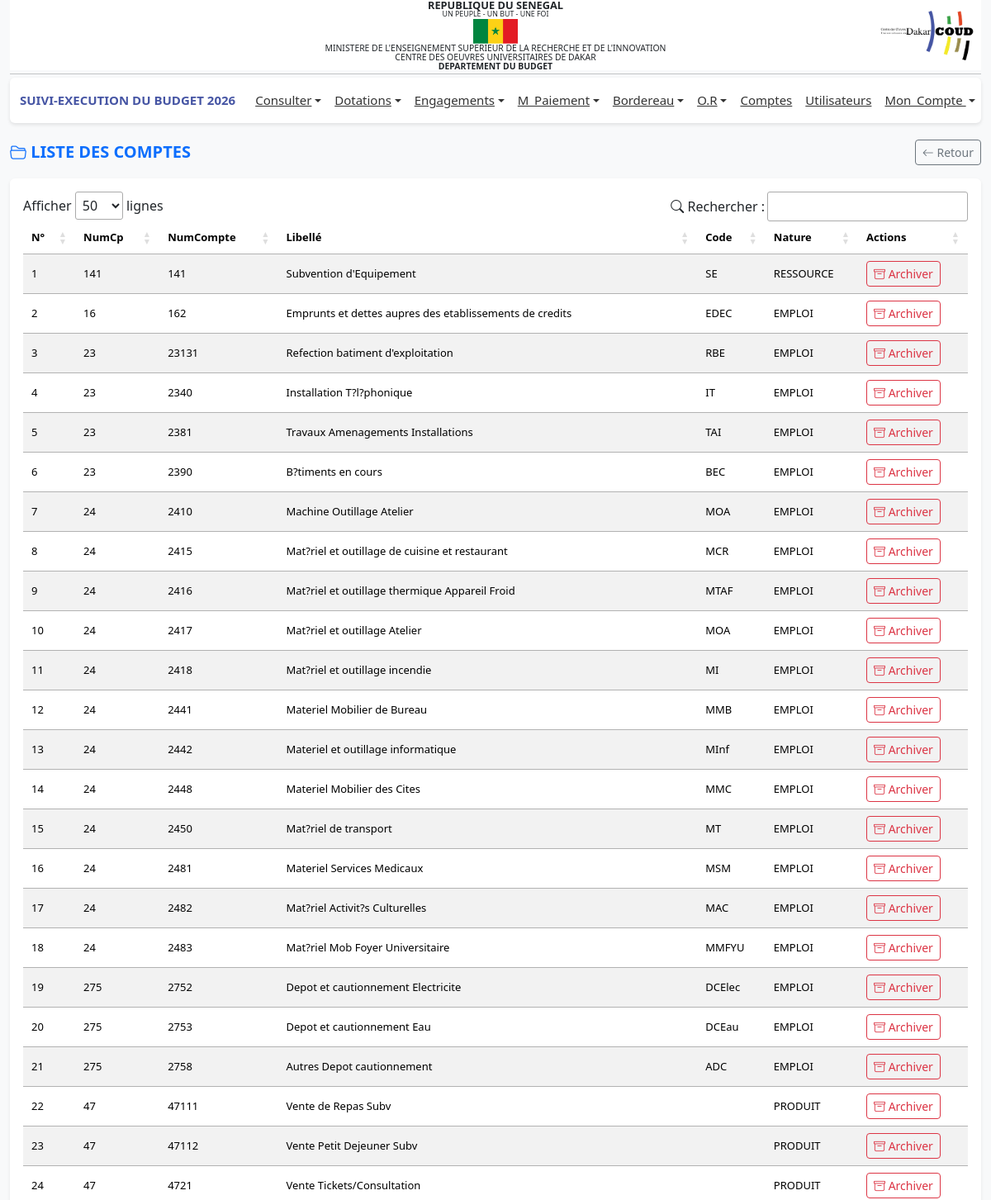
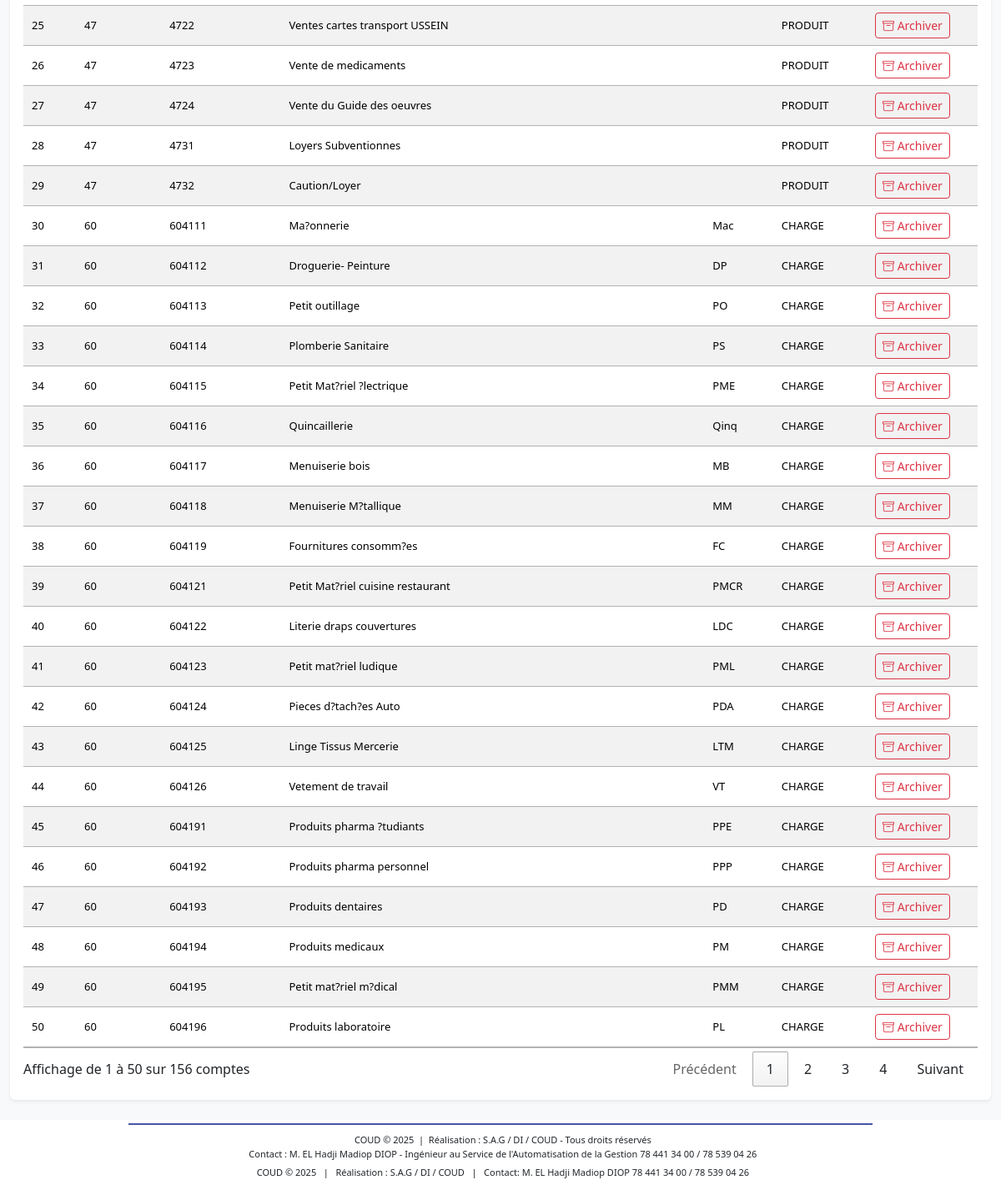
Page /profiles/dba/liste_compte.php (signed in) on the earlier database version (2 pictures, top to bottom).
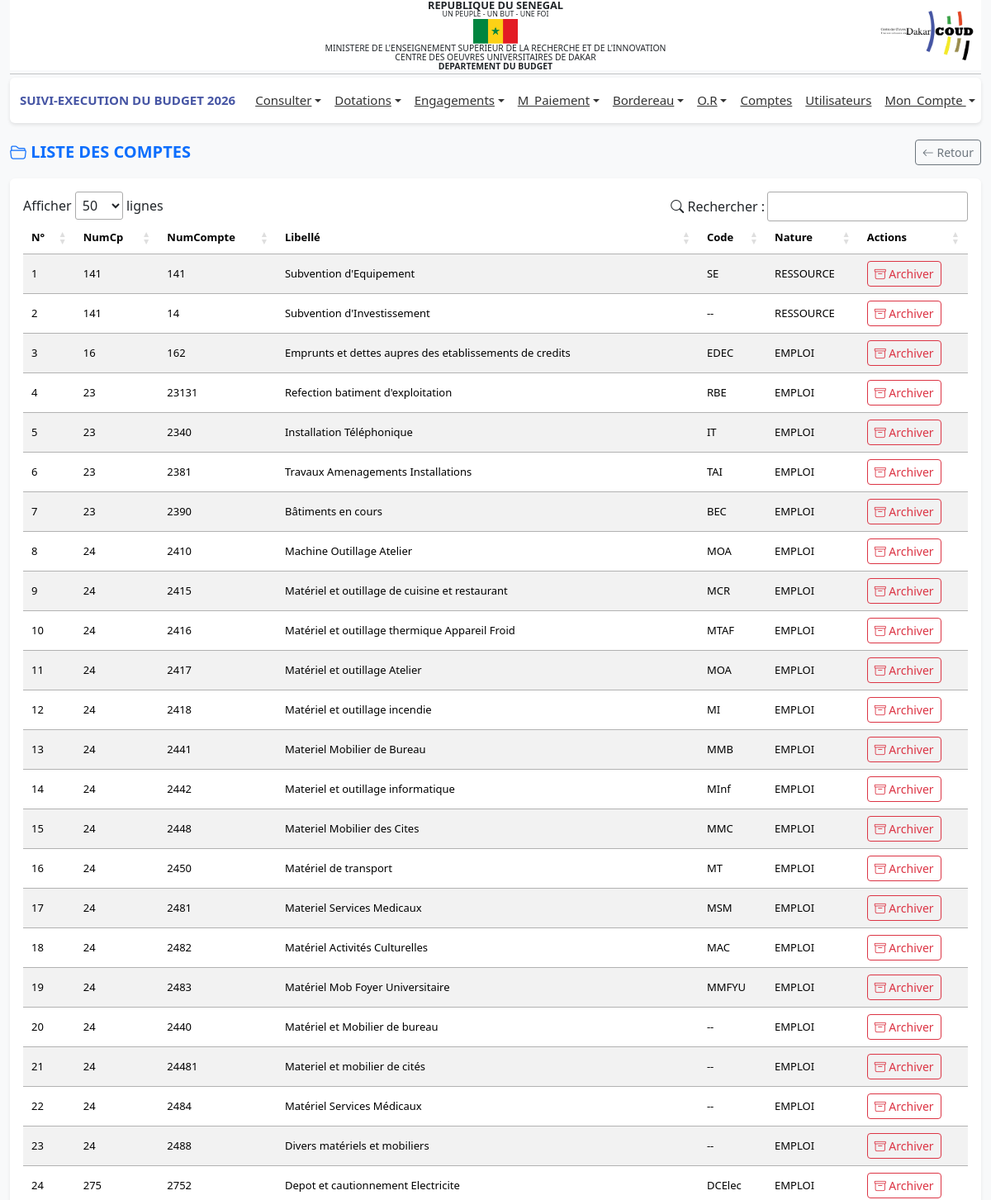
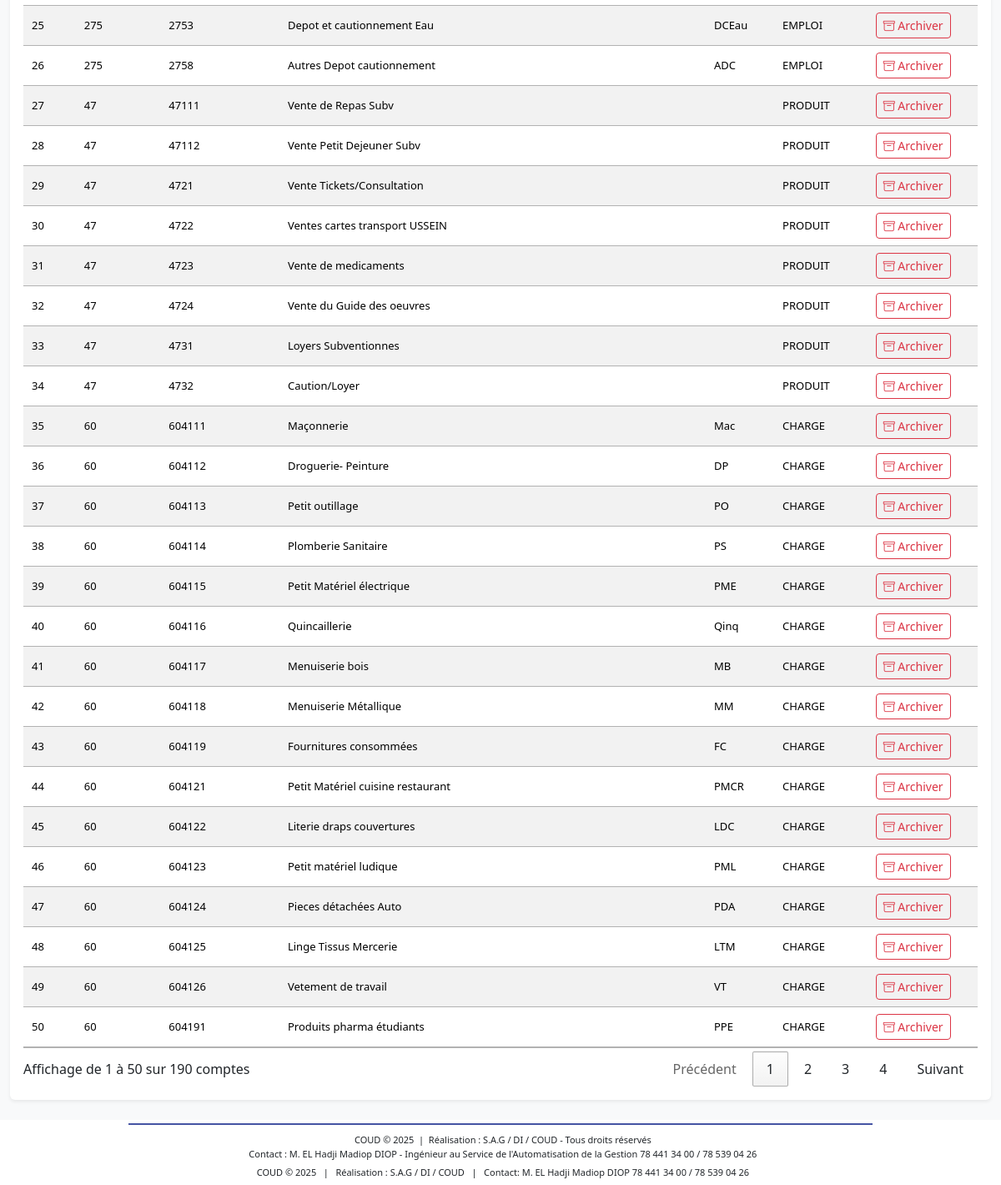
Same page on the later database version (2 pictures, top to bottom).
### tables this page shows
CREATE TABLE IF NOT EXISTS `bud_compte` (
  `idCompte` int NOT NULL AUTO_INCREMENT,
  `numCompte` varchar(100) DEFAULT NULL,
  `code` varchar(50) DEFAULT NULL,
  `dateSys` datetime DEFAULT CURRENT_TIMESTAMP,
  `libelle` varchar(255) DEFAULT NULL,
  `idCp` int DEFAULT NULL,
  PRIMARY KEY (`idCompte`),
  UNIQUE KEY `numCompte` (`numCompte`),
  KEY `idCp` (`idCp`)
);

CREATE TABLE IF NOT EXISTS `bud_comptep` (
  `idCp` int NOT NULL AUTO_INCREMENT,
  `numCp` varchar(50) DEFAULT NULL,
  `libelle` varchar(255) DEFAULT NULL,
  `dateSys` datetime DEFAULT CURRENT_TIMESTAMP,
  `nature` varchar(50) NOT NULL,
  `type` varchar(50) DEFAULT 'fonctionnement',
  PRIMARY KEY (`idCp`)
);

### includes/fonctions.php (called while the page is built, shortened)
<?php
function connexionBD()
{
    $connexion = mysqli_connect('localhost', 'root', '', 'budget_db_2024') or
        die('Serveur inaccessible. Merci de reessayer plus tard.');
    return $connexion;
}
$connexion = connexionBD();
function getAllCompte()
{
    global $connexion;
    $query = 'SELECT c.numCompte,c.code, c.libelle, cp.numCp, cp.nature FROM bud_compte As c JOIN bud_compteP As cp ON c.idCp=cp.idCp ORDER BY cp.numCp ASC';
    $result = $connexion->query($query);
    if ($result->num_rows > 0) {
        return $result->fetch_all(MYSQLI_ASSOC);
    } else {
        return [];
    }
}
?>

### profiles/dba/liste_compte.php (the view, shortened to what this page needs)
<?php include '../../includes/fonctions.php';?>
<?php include '../../includes/header.php';?>
<link rel="stylesheet" href="https://cdn.datatables.net/1.13.6/css/jquery.dataTables.min.css">
<link rel="stylesheet" href="https://cdn.jsdelivr.net/npm/bootstrap-icons@1.11.3/font/bootstrap-icons.css">
<main class="container-fluid mt-3">
    <div class="d-flex justify-content-between align-items-center mb-3">
        <h5 class="mb-0 text-primary fw-bold">
            <i class="bi bi-folder2-open"></i> LISTE DES COMPTES
        </h5>
        <a href="javascript:history.back()" class="btn btn-outline-secondary btn-sm">
            <i class="bi bi-arrow-left"></i> Retour
        </a>
    </div>
    <div class="card shadow-sm border-0">
        <div class="card-body">
            <table id="tableComptes" class="table table-striped table-hover align-middle">
                <thead class="text-white" style="background-color: #4655a4;">
                    <tr>
                        <th>N°</th>
                        <th>NumCp</th>
                        <th>NumCompte</th>
                        <th>Libellé</th>
                        <th>Code</th>
                        <th>Nature</th>
                        <th>Actions</th>
                    </tr>
                </thead>
                <tbody>
                    <?php
                        $comptes = getAllCompte();
                        $n = 0;
                    ?>
                    <?php if (!empty($comptes)) : ?>
                    <?php foreach ($comptes as $compte) : ?>
                    <?php $n++; ?>
                    <tr>
                        <td><?= $n ?></td>
                        <td><?= htmlspecialchars($compte['numCp']??"--") ?></td>
                        <td><?= htmlspecialchars($compte['numCompte']??"--") ?></td>
                        <td><?= htmlspecialchars($compte['libelle']??"--") ?></td>
                        <td><?= htmlspecialchars($compte['code']??"--") ?></td>
                        <td><?= htmlspecialchars(strtoupper($compte['nature']??"--")) ?></td>
                        <td>
                            <a href="#" onclick="return confirm('Voulez-vous archiver ce compte ?')"
                                class="btn btn-sm btn-outline-danger">
                                <i class="bi bi-archive"></i> Archiver
                            </a>
                        </td>
                    </tr>
                    <?php endforeach; ?>
                    <?php endif; ?>
                </tbody>
            </table>
        </div>
    </div>
</main>
<?php include '../../includes/footer.php';?>
<link rel="stylesheet" href="https://cdn.datatables.net/buttons/2.4.2/css/buttons.dataTables.min.css">

Differences in the rows shown:
no longer on this page (row unchanged): bud_compte: idCp.numCp "60", numCompte "604192", libelle "Produits pharma personnel", code "PPP", idCp.nature "CHARGE"
no longer on this page (row unchanged): bud_compte: idCp.numCp "60", numCompte "604193", libelle "Produits dentaires", code "PD", idCp.nature "CHARGE"
no longer on this page (row unchanged): bud_compte: idCp.numCp "60", numCompte "604194", libelle "Produits medicaux", code "PM", idCp.nature "CHARGE"
no longer on this page (row edited): bud_compte: idCp.numCp "60", numCompte "604195", libelle "Petit mat?riel m?dical", code "PMM", idCp.nature "CHARGE"
no longer on this page (row unchanged): bud_compte: idCp.numCp "60", numCompte "604196", libelle "Produits laboratoire", code "PL", idCp.nature "CHARGE"
now on this page (row edited): bud_compte: idCp.numCp "141", numCompte "14", libelle "Subvention d'Investissement", code "--", idCp.nature "RESSOURCE"
changed bud_compte "IT": libelle "Installation T?l?phonique" → "Installation Téléphonique"
changed bud_compte "BEC": libelle "B?timents en cours" → "Bâtiments en cours"
changed bud_compte "MCR": libelle "Mat?riel et outillage de cuisine et restaurant" → "Matériel et outillage de cuisine et restaurant"
changed bud_compte "MTAF": libelle "Mat?riel et outillage thermique Appareil Froid" → "Matériel et outillage thermique Appareil Froid"
changed bud_compte: libelle "Mat?riel et outillage Atelier" → "Matériel et outillage Atelier"
changed bud_compte "MI": libelle "Mat?riel et outillage incendie" → "Matériel et outillage incendie"
changed bud_compte "MT": libelle "Mat?riel de transport" → "Matériel de transport"
changed bud_compte "MAC": libelle "Mat?riel Activit?s Culturelles" → "Matériel Activités Culturelles"
changed bud_compte "MMFYU": libelle "Mat?riel Mob Foyer Universitaire" → "Matériel Mob Foyer Universitaire"
now on this page (row edited): bud_compte: idCp.numCp "24", numCompte "2440", libelle "Matériel et Mobilier de bureau", code "--", idCp.nature "EMPLOI"
now on this page (row edited): bud_compte: idCp.numCp "24", numCompte "24481", libelle "Materiel et mobilier de cités", code "--", idCp.nature "EMPLOI"
now on this page (row edited): bud_compte: idCp.numCp "24", numCompte "2484", libelle "Matériel Services Médicaux", code "--", idCp.nature "EMPLOI"
now on this page (row edited): bud_compte: idCp.numCp "24", numCompte "2488", libelle "Divers matériels et mobiliers", code "--", idCp.nature "EMPLOI"
changed bud_compte "Mac": libelle "Ma?onnerie" → "Maçonnerie"
changed bud_compte "PME": libelle "Petit Mat?riel ?lectrique" → "Petit Matériel électrique"
changed bud_compte "MM": libelle "Menuiserie M?tallique" → "Menuiserie Métallique"
changed bud_compte "FC": libelle "Fournitures consomm?es" → "Fournitures consommées"
changed bud_compte "PMCR": libelle "Petit Mat?riel cuisine restaurant" → "Petit Matériel cuisine restaurant"
changed bud_compte "PML": libelle "Petit mat?riel ludique" → "Petit matériel ludique"
changed bud_compte "PDA": libelle "Pieces d?tach?es Auto" → "Pieces détachées Auto"
changed bud_compte "PPE": libelle "Produits pharma ?tudiants" → "Produits pharma étudiants"
Other differences:
text written by a page script: "Afficher lignes Rechercher : Affichage de 1 à 50 sur 156 comptes Précédent 1 2 3 4 Suivant" → "Afficher lignes Rechercher : Affichage de 1 à 50 sur 190 comptes Précédent 1 2 3 4 Suivant"
